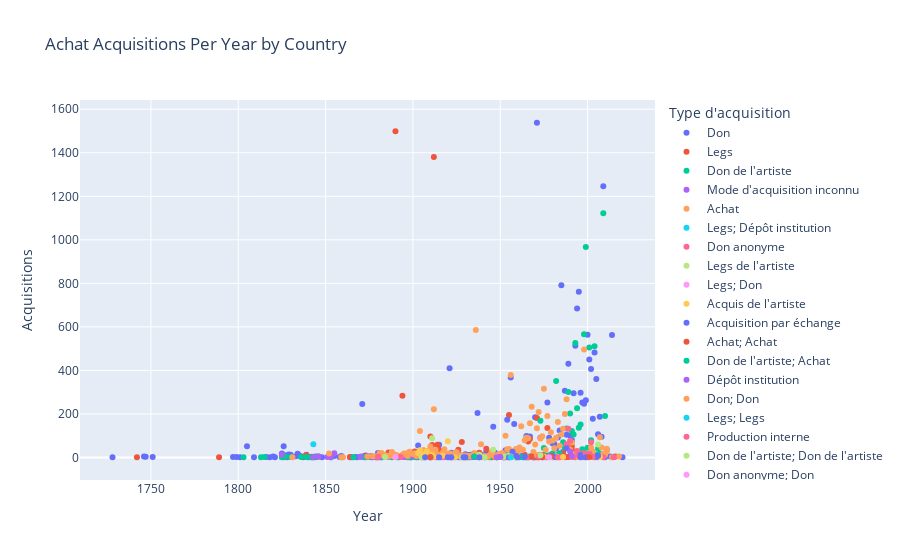

Notebook source saved alongside this figure:
### Markdown cell above
## Scatter Plot - Acquisition per year and Type

### Code cell
fig = px.scatter(acquisitions_by_type, x='Year', y='Acquisitions', color="Type d'acquisition", hover_name="Year", title='Achat Acquisitions Per Year by Country')
fig.show()

### Figure 1 — Plotly figure (JSON) as saved in the notebook; plotly's stock layout.template omitted (floating-point values rounded to 4 significant figures; data arrays with more than 128 entries replaced by an {"elided": "..."} marker saying what was removed)
{"data": [{"hovertemplate": "<b>%{hovertext}</b><br><br>Type d'acquisition=Don<br>Year=%{x}<br>Acquisitions=%{y}<extra></extra>", "hovertext": {"elided": "181 int values"}, "legendgroup": "Don", "marker": {"color": "#636efa", "symbol": "circle"}, "mode": "markers", "name": "Don", "orientation": "v", "showlegend": true, "type": "scatter", "x": {"elided": "181 int values"}, "xaxis": "x", "y": {"elided": "181 int values"}, "yaxis": "y"}, {"hovertemplate": "<b>%{hovertext}</b><br><br>Type d'acquisition=Legs<br>Year=%{x}<br>Acquisitions=%{y}<extra></extra>", "hovertext": [1742, 1789, 1825, 1826, 1838, 1839, 1842, 1845, 1853, 1864, 1873, 1874, 1876, 1879, 1880, 1881, 1886, 1890, 1892, 1894, 1898, 1899, 1900, 1901, 1902, 1905, 1906, 1908, 1910, 1911, 1912, 1913, 1914, 1915, 1916, 1917, 1918, 1919, 1920, 1921, 1922, 1923, 1924, 1926, 1927, 1928, 1929, 1930, 1931, 1932, 1933, 1934, 1935, 1936, 1937, 1938, 1939, 1940, 1941, 1942, 1943, 1944, 1945, 1946, 1947, 1948, 1949, 1950, 1952, 1953, 1954, 1955, 1956, 1957, 1959, 1961, 1964, 1965, 1966, 1967, 1968, 1969, 1970, 1971, 1972, 1975, 1977, 1978, 1979, 1980, 1981, 1982, 1983, 1986, 1987, 1989, 1990, 1991, 1992, 1993, 1995, 1996, 1998, 1999, 2000, 2001, 2016], "legendgroup": "Legs", "marker": {"color": "#EF553B", "symbol": "circle"}, "mode": "markers", "name": "Legs", "orientation": "v", "showlegend": true, "type": "scatter", "x": [1742, 1789, 1825, 1826, 1838, 1839, 1842, 1845, 1853, 1864, 1873, 1874, 1876, 1879, 1880, 1881, 1886, 1890, 1892, 1894, 1898, 1899, 1900, 1901, 1902, 1905, 1906, 1908, 1910, 1911, 1912, 1913, 1914, 1915, 1916, 1917, 1918, 1919, 1920, 1921, 1922, 1923, 1924, 1926, 1927, 1928, 1929, 1930, 1931, 1932, 1933, 1934, 1935, 1936, 1937, 1938, 1939, 1940, 1941, 1942, 1943, 1944, 1945, 1946, 1947, 1948, 1949, 1950, 1952, 1953, 1954, 1955, 1956, 1957, 1959, 1961, 1964, 1965, 1966, 1967, 1968, 1969, 1970, 1971, 1972, 1975, 1977, 1978, 1979, 1980, 1981, 1982, 1983, 1986, 1987, 1989, 1990, 1991, 1992, 1993, 1995, 1996, 1998, 1999, 2000, 2001, 2016], "xaxis": "x", "y": [1, 1, 2, 1, 6, 10, 3, 3, 4, 2, 6, 5, 6, 1, 1, 4, 23, 1499, 2, 284, 12, 1, 3, 27, 1, 1, 2, 6, 96, 57, 1381, 6, 58, 35, 4, 9, 4, 7, 6, 14, 1, 9, 1, 35, 8, 71, 1, 1, 1, 4, 7, 3, 2, 3, 4, 22, 2, 6, 1, 40, 9, 2, 1, 9, 2, 1, 3, 15, 4, 7, 2, 195, 18, 3, 6, 41, 12, 1, 73, 85, 3, 1, 5, 181, 1, 13, 135, 3, 7, 1, 3, 4, 2, 22, 2, 2, 4, 52, 29, 1, 7, 10, 22, 2, 1, 3, 4], "yaxis": "y"}, {"hovertemplate": "<b>%{hovertext}</b><br><br>Type d'acquisition=Don de l'artiste<br>Year=%{x}<br>Acquisitions=%{y}<extra></extra>", "hovertext": [1803, 1813, 1815, 1825, 1826, 1827, 1830, 1836, 1839, 1842, 1844, 1853, 1859, 1866, 1872, 1873, 1876, 1881, 1882, 1888, 1891, 1892, 1896, 1897, 1899, 1901, 1902, 1903, 1904, 1905, 1906, 1907, 1908, 1909, 1910, 1911, 1914, 1919, 1920, 1927, 1932, 1938, 1941, 1944, 1948, 1949, 1950, 1952, 1953, 1954, 1955, 1957, 1958, 1959, 1961, 1962, 1964, 1965, 1966, 1967, 1968, 1969, 1970, 1971, 1972, 1973, 1974, 1975, 1976, 1977, 1979, 1980, 1981, 1982, 1983, 1984, 1985, 1986, 1987, 1988, 1989, 1990, 1991, 1992, 1993, 1994, 1995, 1996, 1997, 1998, 1999, 2000, 2001, 2002, 2003, 2004, 2005, 2006, 2007, 2008, 2009, 2010], "legendgroup": "Don de l'artiste", "marker": {"color": "#00cc96", "symbol": "circle"}, "mode": "markers", "name": "Don de l'artiste", "orientation": "v", "showlegend": true, "type": "scatter", "x": [1803, 1813, 1815, 1825, 1826, 1827, 1830, 1836, 1839, 1842, 1844, 1853, 1859, 1866, 1872, 1873, 1876, 1881, 1882, 1888, 1891, 1892, 1896, 1897, 1899, 1901, 1902, 1903, 1904, 1905, 1906, 1907, 1908, 1909, 1910, 1911, 1914, 1919, 1920, 1927, 1932, 1938, 1941, 1944, 1948, 1949, 1950, 1952, 1953, 1954, 1955, 1957, 1958, 1959, 1961, 1962, 1964, 1965, 1966, 1967, 1968, 1969, 1970, 1971, 1972, 1973, 1974, 1975, 1976, 1977, 1979, 1980, 1981, 1982, 1983, 1984, 1985, 1986, 1987, 1988, 1989, 1990, 1991, 1992, 1993, 1994, 1995, 1996, 1997, 1998, 1999, 2000, 2001, 2002, 2003, 2004, 2005, 2006, 2007, 2008, 2009, 2010], "xaxis": "x", "y": [1, 1, 2, 1, 3, 5, 2, 2, 2, 1, 1, 1, 1, 1, 1, 1, 1, 1, 1, 1, 1, 2, 5, 1, 1, 2, 2, 1, 5, 1, 1, 1, 8, 4, 1, 14, 1, 2, 3, 4, 1, 1, 1, 1, 1, 2, 6, 1, 1, 9, 1, 2, 8, 1, 1, 2, 5, 1, 1, 5, 6, 7, 1, 4, 2, 169, 7, 44, 7, 9, 3, 18, 4, 351, 12, 19, 3, 70, 45, 133, 301, 202, 122, 106, 526, 226, 137, 151, 38, 566, 967, 45, 505, 79, 13, 511, 12, 40, 17, 11, 1122, 191], "yaxis": "y"}, {"hovertemplate": "<b>%{hovertext}</b><br><br>Type d'acquisition=Mode d'acquisition inconnu<br>Year=%{x}<br>Acquisitions=%{y}<extra></extra>", "hovertext": [1825, 1843, 1846, 1851, 1853, 1855, 1859, 1870, 1874, 1877, 1879, 1880, 1881, 1886, 1893, 1895, 1896, 1900, 1904, 1906, 1908, 1909, 1910, 1913, 1916, 1921, 1922, 1923, 1925, 1926, 1933, 1952, 1955, 1956, 1969, 1971, 1987, 1996], "legendgroup": "Mode d'acquisition inconnu", "marker": {"color": "#ab63fa", "symbol": "circle"}, "mode": "markers", "name": "Mode d'acquisition inconnu", "orientation": "v", "showlegend": true, "type": "scatter", "x": [1825, 1843, 1846, 1851, 1853, 1855, 1859, 1870, 1874, 1877, 1879, 1880, 1881, 1886, 1893, 1895, 1896, 1900, 1904, 1906, 1908, 1909, 1910, 1913, 1916, 1921, 1922, 1923, 1925, 1926, 1933, 1952, 1955, 1956, 1969, 1971, 1987, 1996], "xaxis": "x", "y": [12, 1, 5, 2, 1, 19, 2, 3, 3, 1, 1, 1, 2, 3, 4, 2, 3, 4, 2, 4, 9, 2, 1, 3, 1, 1, 1, 3, 2, 1, 1, 1, 2, 3, 1, 2, 1, 2], "yaxis": "y"}, {"hovertemplate": "<b>%{hovertext}</b><br><br>Type d'acquisition=Achat<br>Year=%{x}<br>Acquisitions=%{y}<extra></extra>", "hovertext": {"elided": "140 int values"}, "legendgroup": "Achat", "marker": {"color": "#FFA15A", "symbol": "circle"}, "mode": "markers", "name": "Achat", "orientation": "v", "showlegend": true, "type": "scatter", "x": {"elided": "140 int values"}, "xaxis": "x", "y": {"elided": "140 int values"}, "yaxis": "y"}, {"hovertemplate": "<b>%{hovertext}</b><br><br>Type d'acquisition=Legs; Dépôt institution<br>Year=%{x}<br>Acquisitions=%{y}<extra></extra>", "hovertext": [1843], "legendgroup": "Legs; Dépôt institution", "marker": {"color": "#19d3f3", "symbol": "circle"}, "mode": "markers", "name": "Legs; Dépôt institution", "orientation": "v", "showlegend": true, "type": "scatter", "x": [1843], "xaxis": "x", "y": [61], "yaxis": "y"}, {"hovertemplate": "<b>%{hovertext}</b><br><br>Type d'acquisition=Don anonyme<br>Year=%{x}<br>Acquisitions=%{y}<extra></extra>", "hovertext": [1880, 1893, 1910, 1913, 1918, 1952, 1954, 1966, 1969, 1972, 1973, 1974, 1976, 1977, 1984, 1985, 1988, 1989, 1990, 1991, 1992, 1994, 1995, 1996, 1997, 1998, 1999, 2000, 2001, 2002, 2003, 2004, 2005, 2006, 2009, 2015], "legendgroup": "Don anonyme", "marker": {"color": "#FF6692", "symbol": "circle"}, "mode": "markers", "name": "Don anonyme", "orientation": "v", "showlegend": true, "type": "scatter", "x": [1880, 1893, 1910, 1913, 1918, 1952, 1954, 1966, 1969, 1972, 1973, 1974, 1976, 1977, 1984, 1985, 1988, 1989, 1990, 1991, 1992, 1994, 1995, 1996, 1997, 1998, 1999, 2000, 2001, 2002, 2003, 2004, 2005, 2006, 2009, 2015], "xaxis": "x", "y": [3, 2, 3, 1, 1, 1, 5, 1, 1, 1, 12, 1, 1, 1, 1, 3, 61, 132, 77, 2, 3, 30, 9, 2, 18, 18, 7, 2, 18, 70, 4, 1, 3, 1, 1, 1], "yaxis": "y"}, {"hovertemplate": "<b>%{hovertext}</b><br><br>Type d'acquisition=Legs de l'artiste<br>Year=%{x}<br>Acquisitions=%{y}<extra></extra>", "hovertext": [1884, 1905, 1911, 1928, 1938, 1941, 1946, 1949, 1952, 1955, 1958, 1982], "legendgroup": "Legs de l'artiste", "marker": {"color": "#B6E880", "symbol": "circle"}, "mode": "markers", "name": "Legs de l'artiste", "orientation": "v", "showlegend": true, "type": "scatter", "x": [1884, 1905, 1911, 1928, 1938, 1941, 1946, 1949, 1952, 1955, 1958, 1982], "xaxis": "x", "y": [2, 1, 88, 1, 13, 1, 36, 1, 3, 10, 2, 6], "yaxis": "y"}, {"hovertemplate": "<b>%{hovertext}</b><br><br>Type d'acquisition=Legs; Don<br>Year=%{x}<br>Acquisitions=%{y}<extra></extra>", "hovertext": [1890], "legendgroup": "Legs; Don", "marker": {"color": "#FF97FF", "symbol": "circle"}, "mode": "markers", "name": "Legs; Don", "orientation": "v", "showlegend": true, "type": "scatter", "x": [1890], "xaxis": "x", "y": [2], "yaxis": "y"}, {"hovertemplate": "<b>%{hovertext}</b><br><br>Type d'acquisition=Acquis de l'artiste<br>Year=%{x}<br>Acquisitions=%{y}<extra></extra>", "hovertext": [1903, 1904, 1906, 1907, 1908, 1909, 1910, 1911, 1912, 1917, 1920, 1924, 1975, 1979, 2002, 2003, 2006, 2007], "legendgroup": "Acquis de l'artiste", "marker": {"color": "#FECB52", "symbol": "circle"}, "mode": "markers", "name": "Acquis de l'artiste", "orientation": "v", "showlegend": true, "type": "scatter", "x": [1903, 1904, 1906, 1907, 1908, 1909, 1910, 1911, 1912, 1917, 1920, 1924, 1975, 1979, 2002, 2003, 2006, 2007], "xaxis": "x", "y": [21, 33, 14, 12, 28, 2, 8, 13, 3, 8, 75, 1, 3, 1, 2, 1, 3, 2], "yaxis": "y"}, {"hovertemplate": "<b>%{hovertext}</b><br><br>Type d'acquisition=Acquisition par échange<br>Year=%{x}<br>Acquisitions=%{y}<extra></extra>", "hovertext": [1907, 1910, 1915, 1920, 1922, 1929, 1930, 1935, 1938, 1950, 1954, 1955, 1957, 1959, 1960, 1964, 1970, 1974, 1980, 1982, 1988, 1996, 2005], "legendgroup": "Acquisition par échange", "marker": {"color": "#636efa", "symbol": "circle"}, "mode": "markers", "name": "Acquisition par échange", "orientation": "v", "showlegend": true, "type": "scatter", "x": [1907, 1910, 1915, 1920, 1922, 1929, 1930, 1935, 1938, 1950, 1954, 1955, 1957, 1959, 1960, 1964, 1970, 1974, 1980, 1982, 1988, 1996, 2005], "xaxis": "x", "y": [1, 1, 1, 1, 1, 1, 1, 2, 1, 2, 173, 1, 26, 8, 1, 3, 2, 1, 7, 1, 42, 11, 2], "yaxis": "y"}, {"hovertemplate": "<b>%{hovertext}</b><br><br>Type d'acquisition=Achat; Achat<br>Year=%{x}<br>Acquisitions=%{y}<extra></extra>", "hovertext": [1910, 1968, 1971, 1974, 1979, 1986, 1988], "legendgroup": "Achat; Achat", "marker": {"color": "#EF553B", "symbol": "circle"}, "mode": "markers", "name": "Achat; Achat", "orientation": "v", "showlegend": true, "type": "scatter", "x": [1910, 1968, 1971, 1974, 1979, 1986, 1988], "xaxis": "x", "y": [1, 4, 1, 2, 7, 5, 2], "yaxis": "y"}, {"hovertemplate": "<b>%{hovertext}</b><br><br>Type d'acquisition=Don de l'artiste; Achat<br>Year=%{x}<br>Acquisitions=%{y}<extra></extra>", "hovertext": [1935], "legendgroup": "Don de l'artiste; Achat", "marker": {"color": "#00cc96", "symbol": "circle"}, "mode": "markers", "name": "Don de l'artiste; Achat", "orientation": "v", "showlegend": true, "type": "scatter", "x": [1935], "xaxis": "x", "y": [4], "yaxis": "y"}, {"hovertemplate": "<b>%{hovertext}</b><br><br>Type d'acquisition=Dépôt institution<br>Year=%{x}<br>Acquisitions=%{y}<extra></extra>", "hovertext": [1948, 1950, 1990, 1991, 1998], "legendgroup": "Dépôt institution", "marker": {"color": "#ab63fa", "symbol": "circle"}, "mode": "markers", "name": "Dépôt institution", "orientation": "v", "showlegend": true, "type": "scatter", "x": [1948, 1950, 1990, 1991, 1998], "xaxis": "x", "y": [1, 2, 27, 7, 2], "yaxis": "y"}, {"hovertemplate": "<b>%{hovertext}</b><br><br>Type d'acquisition=Don; Don<br>Year=%{x}<br>Acquisitions=%{y}<extra></extra>", "hovertext": [1956, 1971, 2011], "legendgroup": "Don; Don", "marker": {"color": "#FFA15A", "symbol": "circle"}, "mode": "markers", "name": "Don; Don", "orientation": "v", "showlegend": true, "type": "scatter", "x": [1956, 1971, 2011], "xaxis": "x", "y": [4, 10, 40], "yaxis": "y"}, {"hovertemplate": "<b>%{hovertext}</b><br><br>Type d'acquisition=Legs; Legs<br>Year=%{x}<br>Acquisitions=%{y}<extra></extra>", "hovertext": [1956], "legendgroup": "Legs; Legs", "marker": {"color": "#19d3f3", "symbol": "circle"}, "mode": "markers", "name": "Legs; Legs", "orientation": "v", "showlegend": true, "type": "scatter", "x": [1956], "xaxis": "x", "y": [1], "yaxis": "y"}, {"hovertemplate": "<b>%{hovertext}</b><br><br>Type d'acquisition=Production interne<br>Year=%{x}<br>Acquisitions=%{y}<extra></extra>", "hovertext": [1972, 1983, 1999, 2000, 2003], "legendgroup": "Production interne", "marker": {"color": "#FF6692", "symbol": "circle"}, "mode": "markers", "name": "Production interne", "orientation": "v", "showlegend": true, "type": "scatter", "x": [1972, 1983, 1999, 2000, 2003], "xaxis": "x", "y": [4, 1, 12, 3, 2], "yaxis": "y"}, {"hovertemplate": "<b>%{hovertext}</b><br><br>Type d'acquisition=Don de l'artiste; Don de l'artiste<br>Year=%{x}<br>Acquisitions=%{y}<extra></extra>", "hovertext": [1973, 2006], "legendgroup": "Don de l'artiste; Don de l'artiste", "marker": {"color": "#B6E880", "symbol": "circle"}, "mode": "markers", "name": "Don de l'artiste; Don de l'artiste", "orientation": "v", "showlegend": true, "type": "scatter", "x": [1973, 2006], "xaxis": "x", "y": [10, 60], "yaxis": "y"}, {"hovertemplate": "<b>%{hovertext}</b><br><br>Type d'acquisition=Don anonyme; Don<br>Year=%{x}<br>Acquisitions=%{y}<extra></extra>", "hovertext": [1978], "legendgroup": "Don anonyme; Don", "marker": {"color": "#FF97FF", "symbol": "circle"}, "mode": "markers", "name": "Don anonyme; Don", "orientation": "v", "showlegend": true, "type": "scatter", "x": [1978], "xaxis": "x", "y": [1], "yaxis": "y"}, {"hovertemplate": "<b>%{hovertext}</b><br><br>Type d'acquisition=Achat; Don<br>Year=%{x}<br>Acquisitions=%{y}<extra></extra>", "hovertext": [1986], "legendgroup": "Achat; Don", "marker": {"color": "#FECB52", "symbol": "circle"}, "mode": "markers", "name": "Achat; Don", "orientation": "v", "showlegend": true, "type": "scatter", "x": [1986], "xaxis": "x", "y": [2], "yaxis": "y"}, {"hovertemplate": "<b>%{hovertext}</b><br><br>Type d'acquisition=Don de l'artiste; Don<br>Year=%{x}<br>Acquisitions=%{y}<extra></extra>", "hovertext": [1996, 1999, 2006], "legendgroup": "Don de l'artiste; Don", "marker": {"color": "#636efa", "symbol": "circle"}, "mode": "markers", "name": "Don de l'artiste; Don", "orientation": "v", "showlegend": true, "type": "scatter", "x": [1996, 1999, 2006], "xaxis": "x", "y": [1, 1, 8], "yaxis": "y"}, {"hovertemplate": "<b>%{hovertext}</b><br><br>Type d'acquisition=Don; Don de l'artiste<br>Year=%{x}<br>Acquisitions=%{y}<extra></extra>", "hovertext": [2001], "legendgroup": "Don; Don de l'artiste", "marker": {"color": "#EF553B", "symbol": "circle"}, "mode": "markers", "name": "Don; Don de l'artiste", "orientation": "v", "showlegend": true, "type": "scatter", "x": [2001], "xaxis": "x", "y": [2], "yaxis": "y"}], "layout": {"autosize": true, "legend": {"title": {"text": "Type d'acquisition"}, "tracegroupgap": 0}, "title": {"text": "Achat Acquisitions Per Year by Country"}, "xaxis": {"anchor": "y", "autorange": true, "domain": [0, 1], "range": [1711.0, 2037.0], "title": {"text": "Year"}, "type": "linear"}, "yaxis": {"anchor": "x", "autorange": true, "domain": [0, 1], "range": [-125.8, 1665.0], "title": {"text": "Acquisitions"}, "type": "linear"}}}
